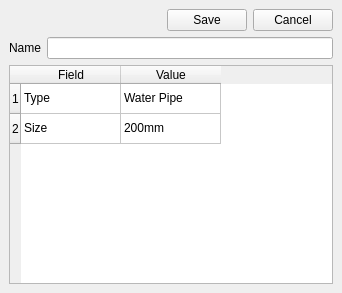
<?xml version="1.0" encoding="UTF-8"?>
<ui version="4.0">
 <class>DockWidget</class>
 <widget class="QDockWidget" name="DockWidget">
  <property name="geometry">
   <rect>
    <x>0</x>
    <y>0</y>
    <width>342</width>
    <height>293</height>
   </rect>
  </property>
  <property name="windowTitle">
   <string>Feature Templates</string>
  </property>
  <widget class="QWidget" name="dockWidgetContents">
   <layout class="QGridLayout" name="gridLayout">
    <property name="margin">
     <number>0</number>
    </property>
    <item row="0" column="0">
     <widget class="QStackedWidget" name="stackedWidget">
      <property name="currentIndex">
       <number>1</number>
      </property>
      <widget class="QWidget" name="page">
       <layout class="QGridLayout" name="gridLayout_2">
        <item row="0" column="0">
         <layout class="QHBoxLayout" name="horizontalLayout_2">
          <item>
           <spacer name="horizontalSpacer_2">
            <property name="orientation">
             <enum>Qt::Horizontal</enum>
            </property>
            <property name="sizeHint" stdset="0">
             <size>
              <width>40</width>
              <height>20</height>
             </size>
            </property>
           </spacer>
          </item>
          <item>
           <widget class="QPushButton" name="pushButton">
            <property name="text">
             <string>Define New</string>
            </property>
           </widget>
          </item>
          <item>
           <widget class="QPushButton" name="pushButton_2">
            <property name="text">
             <string>Delete</string>
            </property>
           </widget>
          </item>
         </layout>
        </item>
        <item row="1" column="0">
         <widget class="QListWidget" name="listWidget">
          <item>
           <property name="text">
            <string>Water Pipe - 100mm</string>
           </property>
          </item>
          <item>
           <property name="text">
            <string>Water Pipe - 200mm</string>
           </property>
          </item>
          <item>
           <property name="text">
            <string>Pit - Manhole</string>
           </property>
          </item>
         </widget>
        </item>
        <item row="2" column="0">
         <widget class="QPushButton" name="pushButton_5">
          <property name="text">
           <string>Apply</string>
          </property>
         </widget>
        </item>
       </layout>
      </widget>
      <widget class="QWidget" name="page_2">
       <layout class="QGridLayout" name="gridLayout_3">
        <item row="1" column="1">
         <widget class="QLineEdit" name="lineEdit"/>
        </item>
        <item row="2" column="0" colspan="2">
         <widget class="QTableWidget" name="tableWidget">
          <row>
           <property name="text">
            <string>1</string>
           </property>
          </row>
          <row>
           <property name="text">
            <string>2</string>
           </property>
          </row>
          <column>
           <property name="text">
            <string>Field</string>
           </property>
          </column>
          <column>
           <property name="text">
            <string>Value</string>
           </property>
          </column>
          <item row="0" column="0">
           <property name="text">
            <string>Type</string>
           </property>
          </item>
          <item row="0" column="1">
           <property name="text">
            <string>Water Pipe</string>
           </property>
          </item>
          <item row="1" column="0">
           <property name="text">
            <string>Size</string>
           </property>
          </item>
          <item row="1" column="1">
           <property name="text">
            <string>200mm</string>
           </property>
          </item>
         </widget>
        </item>
        <item row="1" column="0">
         <widget class="QLabel" name="label_2">
          <property name="text">
           <string>Name</string>
          </property>
         </widget>
        </item>
        <item row="0" column="0" colspan="2">
         <layout class="QHBoxLayout" name="horizontalLayout">
          <item>
           <spacer name="horizontalSpacer">
            <property name="orientation">
             <enum>Qt::Horizontal</enum>
            </property>
            <property name="sizeHint" stdset="0">
             <size>
              <width>40</width>
              <height>20</height>
             </size>
            </property>
           </spacer>
          </item>
          <item>
           <widget class="QPushButton" name="pushButton_3">
            <property name="text">
             <string>Save</string>
            </property>
           </widget>
          </item>
          <item>
           <widget class="QPushButton" name="pushButton_4">
            <property name="text">
             <string>Cancel</string>
            </property>
           </widget>
          </item>
         </layout>
        </item>
       </layout>
      </widget>
     </widget>
    </item>
   </layout>
  </widget>
 </widget>
 <resources/>
 <connections/>
</ui>
